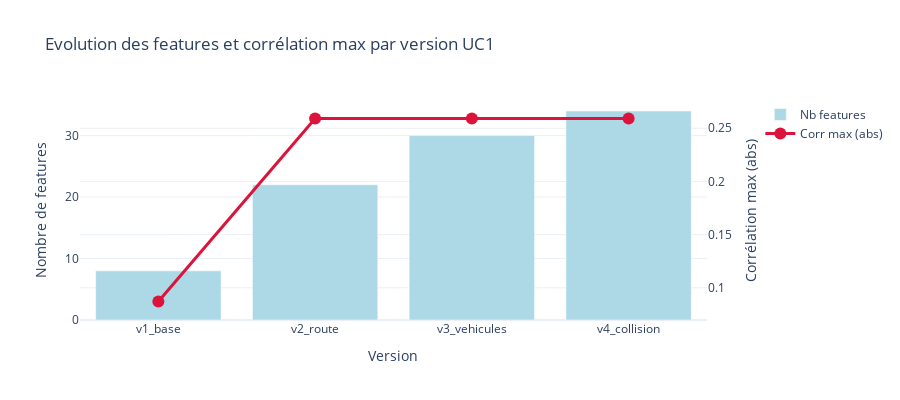

Notebook source saved alongside this figure:
### Markdown cell above
### Observation : Corrélations par version

V1 (temporel seul) : corrélation max = 0.087 (nuit_eclairee). Le temporel seul a un pouvoir prédictif limité.

V2 (+ route) : le saut est massif. route_departementale (+0.259) et hors_agglo (+0.257) dominent largement. L'identification de la route est l'information la plus discriminante pour prédire la gravité.

V3 et V4 : les top features restent les mêmes (route), les ajouts véhicules et collision enrichissent le modèle mais ne changent pas le top du classement.

Implication opérationnelle : La question prioritaire aux secours est "Où êtes-vous ?" (ville vs route).

### Code cell
# Visualisation : Evolution des corrélations max par version
versions = list(datasets.keys())
max_corrs = [max(abs(c[1]) for c in all_correlations[v]) for v in versions]
n_features = [len(datasets[v]) for v in versions]

fig = make_subplots(specs=[[{"secondary_y": True}]])

fig.add_trace(
    go.Bar(x=versions, y=n_features, name="Nb features", marker_color='lightblue'),
    secondary_y=False,
)

fig.add_trace(
    go.Scatter(x=versions, y=max_corrs, name="Corr max (abs)", 
               mode='lines+markers', marker=dict(size=12), line=dict(color='crimson', width=3)),
    secondary_y=True,
)

fig.update_layout(
    title="Evolution des features et corrélation max par version UC1",
    xaxis_title="Version",
    height=400
)
fig.update_yaxes(title_text="Nombre de features", secondary_y=False)
fig.update_yaxes(title_text="Corrélation max (abs)", secondary_y=True)

fig.show()

### Figure 1 — Plotly figure (JSON) as saved in the notebook; plotly's stock layout.template omitted (floating-point values rounded to 4 significant figures)
{"data": [{"marker": {"color": "lightblue"}, "name": "Nb features", "type": "bar", "x": ["v1_base", "v2_route", "v3_vehicules", "v4_collision"], "xaxis": "x", "y": [8, 22, 30, 34], "yaxis": "y"}, {"line": {"color": "crimson", "width": 3}, "marker": {"size": 12}, "mode": "lines+markers", "name": "Corr max (abs)", "type": "scatter", "x": ["v1_base", "v2_route", "v3_vehicules", "v4_collision"], "xaxis": "x", "y": [0.08715, 0.2592, 0.2592, 0.2592], "yaxis": "y2"}], "layout": {"height": 400, "title": {"text": "Evolution des features et corrélation max par version UC1"}, "xaxis": {"anchor": "y", "domain": [0, 0.94], "title": {"text": "Version"}}, "yaxis": {"anchor": "x", "domain": [0, 1], "title": {"text": "Nombre de features"}}, "yaxis2": {"anchor": "x", "overlaying": "y", "side": "right", "title": {"text": "Corrélation max (abs)"}}}}
